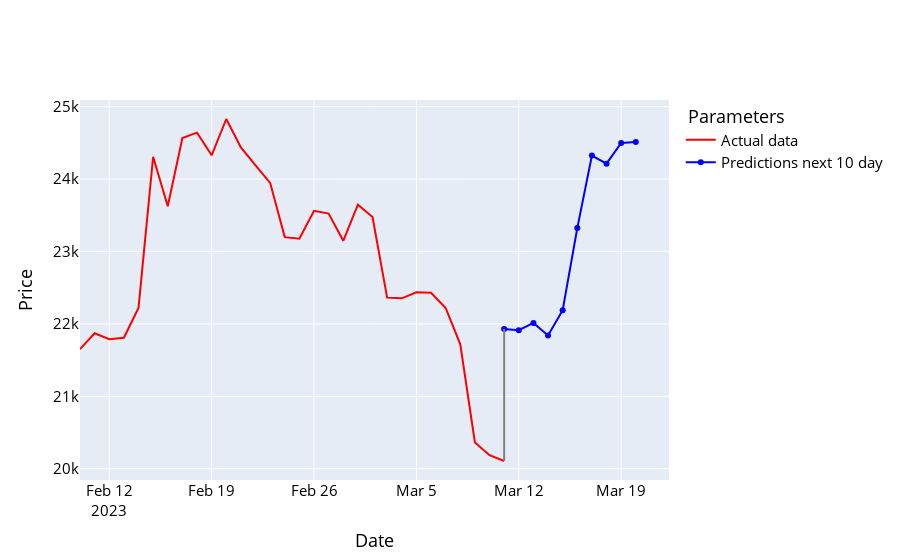

The code cell stored with this chart in its notebook:
### Code cell
names = cycle(['Predictions next 10 day', 'Actual data '])

fig = go.Figure()

fig.add_trace(go.Scatter(x=y_future_data.index, y=y_future_data['Adj Close'], name='Actual data ',
                         line=dict(width=2, color='red')))
fig.add_trace(go.Scatter(x=prediction_df.index, y=prediction_df['Adj Close'], name='Predictions next 10 day',
                         line=dict(width=2, color='blue')))

fig.add_shape(type='line',
              x0=prediction_df.index[0], y0=prediction_df['Adj Close'][0],
              x1=y_future_data.index[-1], y1=y_future_data['Adj Close'][-1],
              line=dict(color='grey', width=2))
fig.update_layout(xaxis_title='Date', yaxis_title='Price',
                  font_size=15, font_color='black', legend_title_text=' Parameters')
fig.show()

### Figure 1 — Plotly figure (JSON) as saved in the notebook; plotly's stock layout.template omitted (floating-point values rounded to 4 significant figures)
{"data": [{"line": {"color": "red", "width": 2}, "name": "Actual data ", "type": "scatter", "x": ["2023-02-10T00:00:00", "2023-02-11T00:00:00", "2023-02-12T00:00:00", "2023-02-13T00:00:00", "2023-02-14T00:00:00", "2023-02-15T00:00:00", "2023-02-16T00:00:00", "2023-02-17T00:00:00", "2023-02-18T00:00:00", "2023-02-19T00:00:00", "2023-02-20T00:00:00", "2023-02-21T00:00:00", "2023-02-22T00:00:00", "2023-02-23T00:00:00", "2023-02-24T00:00:00", "2023-02-25T00:00:00", "2023-02-26T00:00:00", "2023-02-27T00:00:00", "2023-02-28T00:00:00", "2023-03-01T00:00:00", "2023-03-02T00:00:00", "2023-03-03T00:00:00", "2023-03-04T00:00:00", "2023-03-05T00:00:00", "2023-03-06T00:00:00", "2023-03-07T00:00:00", "2023-03-08T00:00:00", "2023-03-09T00:00:00", "2023-03-10T00:00:00", "2023-03-11T00:00:00"], "y": [21650.0, 21870.0, 21790.0, 21810.0, 22220.0, 24310.0, 23620.0, 24570.0, 24640.0, 24330.0, 24830.0, 24440.0, 24190.0, 23950.0, 23200.0, 23180.0, 23560.0, 23520.0, 23150.0, 23650.0, 23480.0, 22360.0, 22350.0, 22440.0, 22430.0, 22220.0, 21720.0, 20360.0, 20190.0, 20110.0]}, {"line": {"color": "blue", "width": 2}, "name": "Predictions next 10 day", "type": "scatter", "x": ["2023-03-11T00:00:00", "2023-03-12T00:00:00", "2023-03-13T00:00:00", "2023-03-14T00:00:00", "2023-03-15T00:00:00", "2023-03-16T00:00:00", "2023-03-17T00:00:00", "2023-03-18T00:00:00", "2023-03-19T00:00:00", "2023-03-20T00:00:00"], "y": [21930.0, 21910.0, 22010.0, 21840.0, 22190.0, 23320.0, 24320.0, 24210.0, 24500.0, 24510.0]}], "layout": {"font": {"color": "black", "size": 15}, "legend": {"title": {"text": " Parameters"}}, "shapes": [{"line": {"color": "grey", "width": 2}, "type": "line", "x0": "2023-03-11T00:00:00", "x1": "2023-03-11T00:00:00", "y0": 21930.0, "y1": 20110.0}], "xaxis": {"title": {"text": "Date"}}, "yaxis": {"title": {"text": "Price"}}}}
